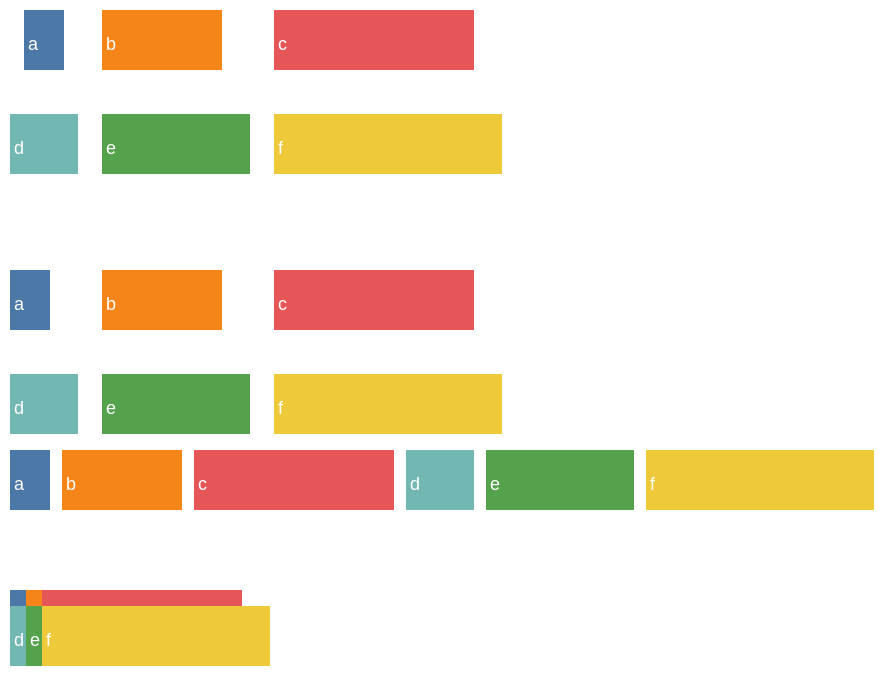

Describe this chart as a Vega-Lite specification.
### Vega specification from a JSON file in a GitHub repository (floating-point values rounded to 4 significant figures)
{"$schema": "https://vega.github.io/schema/vega/v6.json", "description": "layout center puts a cell narrower than its column in the middle of it rather than at its start. Six cells of six different widths in a three-column grid: every cell but the widest of each column is nudged by half its column's slack. Three more grids, each for a rule that only shows when it is asked for and refused. The second asks to be centred and states no `align`: upstream's centring step reads the flag its alignment branch sets — `if (alignCol && get(opt.center, Column) && nrows > 1)` — and the branch an unstated `align` takes begins by clearing it, so nothing moves. The third states `columns: 0`, which is `ncols = opt.columns || groups.length` and puts all six in one row rather than one column. The fourth is `bounds: \"flush\"` over cells that declare no size: `bboxFlush` is `(0, 0, item.width || 0, item.height || 0)` with no fallback, so each measures as nothing and the grid collapses to its own padding.", "width": 420, "height": 340, "padding": 5, "background": "white", "data": [{"name": "t", "values": [{"c": "a", "w": 20}, {"c": "b", "w": 60}, {"c": "c", "w": 100}, {"c": "d", "w": 34}, {"c": "e", "w": 74}, {"c": "f", "w": 114}]}], "scales": [{"name": "colour", "type": "ordinal", "domain": {"data": "t", "field": "c"}, "range": "category"}], "marks": [{"type": "group", "layout": {"columns": 3, "padding": {"row": 12, "column": 12}, "align": "each", "center": true, "bounds": "full"}, "marks": [{"type": "group", "from": {"facet": {"data": "t", "name": "cell", "groupby": "c"}}, "encode": {"enter": {"height": {"value": 40}}}, "marks": [{"type": "rect", "from": {"data": "cell"}, "encode": {"enter": {"x": {"value": 0}, "width": {"field": "w"}, "y": {"value": 0}, "height": {"value": 30}, "fill": {"scale": "colour", "field": "c"}}}}, {"type": "text", "from": {"data": "cell"}, "encode": {"enter": {"x": {"value": 2}, "y": {"value": 20}, "text": {"field": "c"}, "fontSize": {"value": 9}, "fill": {"value": "#ffffff"}}}}]}]}, {"type": "group", "encode": {"enter": {"y": {"value": 130}}}, "layout": {"columns": 3, "padding": 12, "center": true, "bounds": "full"}, "marks": [{"type": "group", "from": {"facet": {"data": "t", "name": "cell", "groupby": "c"}}, "encode": {"enter": {"height": {"value": 40}}}, "marks": [{"type": "rect", "from": {"data": "cell"}, "encode": {"enter": {"x": {"value": 0}, "width": {"field": "w"}, "y": {"value": 0}, "height": {"value": 30}, "fill": {"scale": "colour", "field": "c"}}}}, {"type": "text", "from": {"data": "cell"}, "encode": {"enter": {"x": {"value": 2}, "y": {"value": 20}, "text": {"field": "c"}, "fontSize": {"value": 9}, "fill": {"value": "#ffffff"}}}}]}]}, {"type": "group", "encode": {"enter": {"y": {"value": 220}}}, "layout": {"columns": 0, "padding": 6, "bounds": "full"}, "marks": [{"type": "group", "from": {"facet": {"data": "t", "name": "cell", "groupby": "c"}}, "encode": {"enter": {"height": {"value": 40}}}, "marks": [{"type": "rect", "from": {"data": "cell"}, "encode": {"enter": {"x": {"value": 0}, "width": {"field": "w"}, "y": {"value": 0}, "height": {"value": 30}, "fill": {"scale": "colour", "field": "c"}}}}, {"type": "text", "from": {"data": "cell"}, "encode": {"enter": {"x": {"value": 2}, "y": {"value": 20}, "text": {"field": "c"}, "fontSize": {"value": 9}, "fill": {"value": "#ffffff"}}}}]}]}, {"type": "group", "encode": {"enter": {"y": {"value": 290}}}, "layout": {"columns": 3, "padding": 8, "align": "each", "bounds": "flush"}, "marks": [{"type": "group", "from": {"facet": {"data": "t", "name": "cell", "groupby": "c"}}, "encode": {"enter": {}}, "marks": [{"type": "rect", "from": {"data": "cell"}, "encode": {"enter": {"x": {"value": 0}, "width": {"field": "w"}, "y": {"value": 0}, "height": {"value": 30}, "fill": {"scale": "colour", "field": "c"}}}}, {"type": "text", "from": {"data": "cell"}, "encode": {"enter": {"x": {"value": 2}, "y": {"value": 20}, "text": {"field": "c"}, "fontSize": {"value": 9}, "fill": {"value": "#ffffff"}}}}]}]}]}
